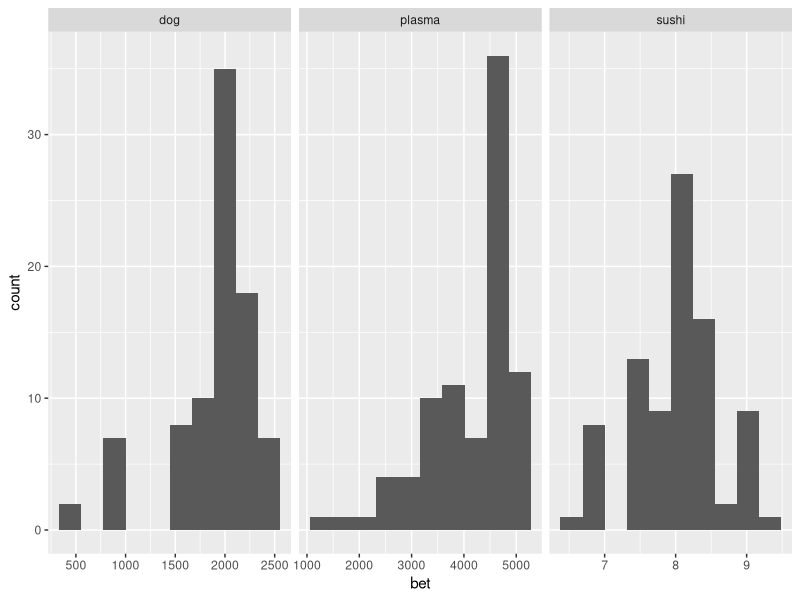
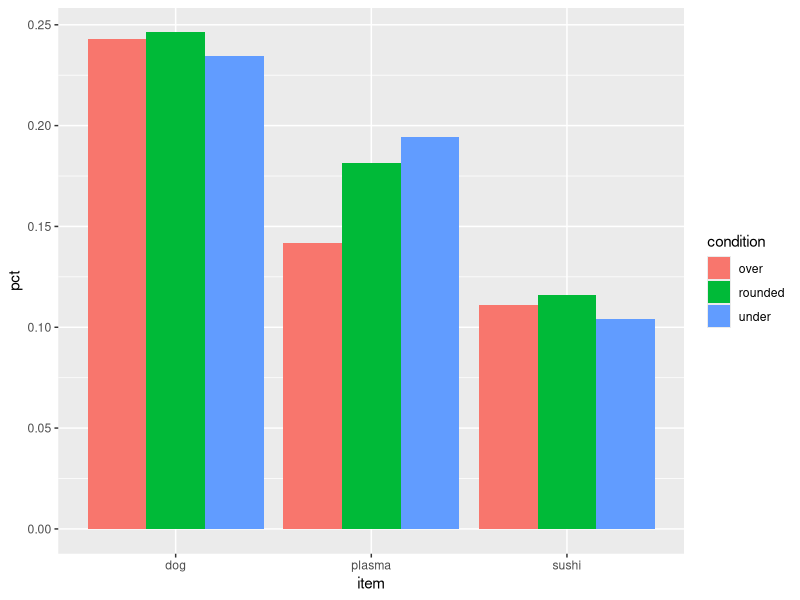
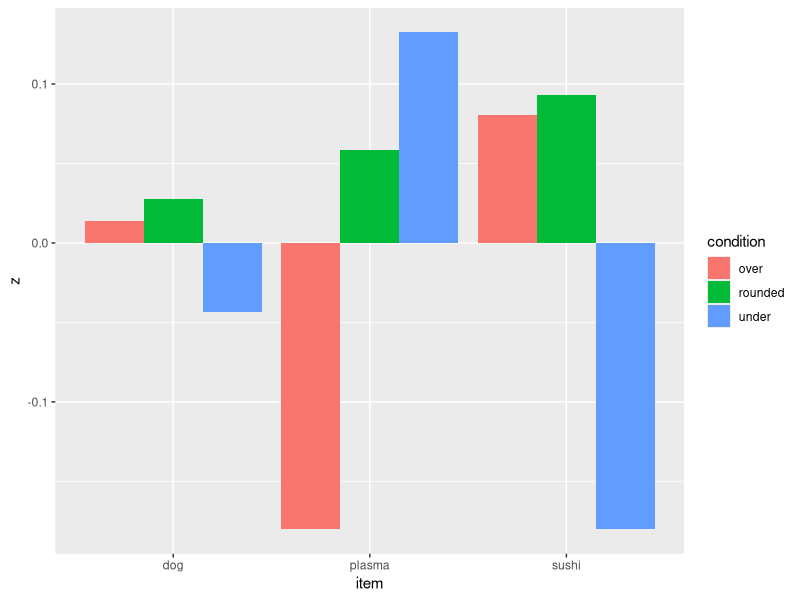

These charts were generated, in order, by the following R code:
## ---- chunk 1
library(tidyverse)

d <- read.csv("data/janiszewski_rep_cleaned.csv")
## ---- chunk 2
d.tidy <- d %>%
  select(WorkerId, Input.condition, starts_with("Answer"))
## ---- chunk 3
d.tidy <- d.tidy %>%
  rename(workerid = WorkerId,
         condition = Input.condition,
         dog = Answer.dog_cost,
         plasma = Answer.plasma_cost,
         sushi = Answer.sushi_cost)
## ---- chunk 4
d.tidy <- d.tidy %>%
  gather(item, bet, dog, plasma, sushi)
## ---- chunk 5
d.wide <- d.tidy %>%
  spread(item, bet)
## ---- chunk 6
ggplot(d.tidy, aes(x = bet) )  + 
  geom_histogram(bins = 10) + 
  facet_grid(. ~ item, scales="free_x") 
## ---- chunk 7
d.tidy %>% 
  summarise(bet = mean(bet, na.rm=TRUE)) %>%
  knitr::kable(digits = 2)
## ---- chunk 8
d.tidy %>% 
  group_by(item, condition) %>%
  summarise(bet = mean(bet, na.rm=TRUE)) %>%
  knitr::kable(digits = 2)
## ---- chunk 9
# clean up 
d.tidy <- d %>% 
  select(WorkerId, Input.condition, 
         starts_with("Answer"), 
         starts_with("Input")) %>%
  rename(workerid = WorkerId,
         condition = Input.condition,          
         plasma_anchor = Input.price1,
         dog_anchor = Input.price2,
         sushi_anchor = Input.price3,
         dog_cost = Answer.dog_cost,
         plasma_cost = Answer.plasma_cost, 
         sushi_cost = Answer.sushi_cost) 

# now do the gathering and spreading
d.tidy <- d.tidy %>%
  gather(name, cost, 
         dog_anchor, plasma_anchor, sushi_anchor, 
         dog_cost, plasma_cost, sushi_cost) %>%
  separate(name, c("item", "type"), "_") %>%
  spread(type, cost) 
## ---- chunk 10
pcts <- d.tidy %>% 
  mutate(pct_change = abs((anchor - cost) / anchor)) %>%
  group_by(item, condition) %>%
  summarise(pct = mean(pct_change, na.rm=TRUE))
## ---- chunk 11
z.scores <- d.tidy %>% 
  group_by(item) %>%
  mutate(z = scale(anchor - cost)[,1]) %>%
  group_by(item, condition, add=FALSE) %>%
  summarise(z = mean(z, na.rm=TRUE))

## ---- chunk 12
ggplot(pcts, aes(x = item, y = pct, fill=condition)) + 
  geom_bar(position="dodge", stat="identity")  
## ---- chunk 13
ggplot(z.scores, aes(x = item, y = z, fill=condition)) + 
  geom_bar(position="dodge", stat="identity")
